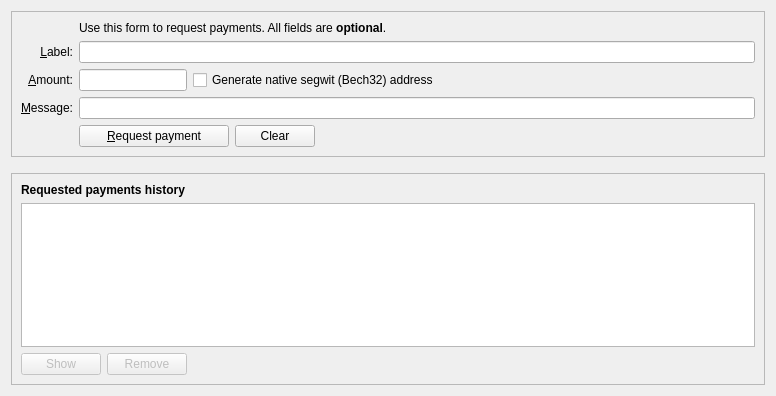
<?xml version="1.0" encoding="UTF-8"?>
<ui version="4.0">
 <class>ReceiveCoinsDialog</class>
 <widget class="QWidget" name="ReceiveCoinsDialog">
  <property name="geometry">
   <rect>
    <x>0</x>
    <y>0</y>
    <width>776</width>
    <height>396</height>
   </rect>
  </property>
  <layout class="QVBoxLayout" name="verticalLayout" stretch="0,0,1">
   <item>
    <widget class="QFrame" name="frame2">
     <property name="sizePolicy">
      <sizepolicy hsizetype="Preferred" vsizetype="Expanding">
       <horstretch>0</horstretch>
       <verstretch>0</verstretch>
      </sizepolicy>
     </property>
     <property name="frameShape">
      <enum>QFrame::StyledPanel</enum>
     </property>
     <property name="frameShadow">
      <enum>QFrame::Sunken</enum>
     </property>
     <layout class="QVBoxLayout" name="verticalLayout_3">
      <item>
       <layout class="QGridLayout" name="gridLayout">
        <item row="5" column="0">
         <widget class="QLabel" name="label">
          <property name="toolTip">
           <string>An optional amount to request. Leave this empty or zero to not request a specific amount.</string>
          </property>
          <property name="text">
           <string>&amp;Amount:</string>
          </property>
          <property name="alignment">
           <set>Qt::AlignRight|Qt::AlignTrailing|Qt::AlignVCenter</set>
          </property>
          <property name="buddy">
           <cstring>reqAmount</cstring>
          </property>
         </widget>
        </item>
        <item row="6" column="0">
         <widget class="QLabel" name="label_3">
          <property name="toolTip">
           <string>An optional message to attach to the payment request, which will be displayed when the request is opened. Note: The message will not be sent with the payment over the Pulsar network.</string>
          </property>
          <property name="text">
           <string>&amp;Message:</string>
          </property>
          <property name="alignment">
           <set>Qt::AlignRight|Qt::AlignTrailing|Qt::AlignVCenter</set>
          </property>
          <property name="buddy">
           <cstring>reqMessage</cstring>
          </property>
         </widget>
        </item>
        <item row="4" column="2">
         <widget class="QLineEdit" name="reqLabel">
          <property name="toolTip">
           <string>An optional label to associate with the new receiving address.</string>
          </property>
         </widget>
        </item>
        <item row="2" column="2">
         <widget class="QLabel" name="label_5">
          <property name="text">
           <string>Use this form to request payments. All fields are &lt;b&gt;optional&lt;/b&gt;.</string>
          </property>
         </widget>
        </item>
        <item row="4" column="0">
         <widget class="QLabel" name="label_2">
          <property name="toolTip">
           <string>An optional label to associate with the new receiving address.</string>
          </property>
          <property name="text">
           <string>&amp;Label:</string>
          </property>
          <property name="alignment">
           <set>Qt::AlignRight|Qt::AlignTrailing|Qt::AlignVCenter</set>
          </property>
          <property name="buddy">
           <cstring>reqLabel</cstring>
          </property>
         </widget>
        </item>
        <item row="6" column="2">
         <widget class="QLineEdit" name="reqMessage">
          <property name="toolTip">
           <string>An optional message to attach to the payment request, which will be displayed when the request is opened. Note: The message will not be sent with the payment over the Pulsar network.</string>
          </property>
         </widget>
        </item>
        <item row="7" column="2">
         <layout class="QHBoxLayout" name="horizontalLayout">
          <item>
           <widget class="QPushButton" name="receiveButton">
            <property name="minimumSize">
             <size>
              <width>150</width>
              <height>0</height>
             </size>
            </property>
            <property name="text">
             <string>&amp;Request payment</string>
            </property>
            <property name="icon">
             <iconset resource="../bitcoin.qrc">
              <normaloff>:/icons/receiving_addresses</normaloff>:/icons/receiving_addresses</iconset>
            </property>
           </widget>
          </item>
          <item>
           <widget class="QPushButton" name="clearButton">
            <property name="sizePolicy">
             <sizepolicy hsizetype="Minimum" vsizetype="Fixed">
              <horstretch>0</horstretch>
              <verstretch>0</verstretch>
             </sizepolicy>
            </property>
            <property name="toolTip">
             <string>Clear all fields of the form.</string>
            </property>
            <property name="text">
             <string>Clear</string>
            </property>
            <property name="icon">
             <iconset resource="../bitcoin.qrc">
              <normaloff>:/icons/remove</normaloff>:/icons/remove</iconset>
            </property>
            <property name="autoDefault">
             <bool>false</bool>
            </property>
           </widget>
          </item>
          <item>
           <spacer name="horizontalSpacer">
            <property name="orientation">
             <enum>Qt::Horizontal</enum>
            </property>
            <property name="sizeHint" stdset="0">
             <size>
              <width>40</width>
              <height>20</height>
             </size>
            </property>
           </spacer>
          </item>
         </layout>
        </item>
        <item row="7" column="0">
         <widget class="QLabel" name="label_7">
          <property name="text">
           <string/>
          </property>
         </widget>
        </item>
        <item row="5" column="2">
         <layout class="QHBoxLayout" name="horizontalLayout_6">
          <item>
           <widget class="BitcoinAmountField" name="reqAmount">
            <property name="sizePolicy">
             <sizepolicy hsizetype="Fixed" vsizetype="Fixed">
              <horstretch>0</horstretch>
              <verstretch>0</verstretch>
             </sizepolicy>
            </property>
            <property name="minimumSize">
             <size>
              <width>80</width>
              <height>0</height>
             </size>
            </property>
            <property name="maximumSize">
             <size>
              <width>1000</width>
              <height>100</height>
             </size>
            </property>
            <property name="toolTip">
             <string>An optional amount to request. Leave this empty or zero to not request a specific amount.</string>
            </property>
           </widget>
          </item>
          <item>
           <widget class="QCheckBox" name="useBech32">
            <property name="sizePolicy">
             <sizepolicy hsizetype="Fixed" vsizetype="Fixed">
              <horstretch>0</horstretch>
              <verstretch>0</verstretch>
             </sizepolicy>
            </property>
            <property name="maximumSize">
             <size>
              <width>1000</width>
              <height>16777215</height>
             </size>
            </property>
            <property name="focusPolicy">
             <enum>Qt::StrongFocus</enum>
            </property>
            <property name="toolTip">
             <string>Native segwit addresses (aka Bech32 or BIP-173) reduce your transaction fees later on and offer better protection against typos, but old wallets don't support them. When unchecked, an address compatible with older wallets will be created instead.</string>
            </property>
            <property name="text">
             <string>Generate native segwit (Bech32) address</string>
            </property>
           </widget>
          </item>
          <item>
           <spacer name="horizontalSpacer_3">
            <property name="orientation">
             <enum>Qt::Horizontal</enum>
            </property>
            <property name="sizeHint" stdset="0">
             <size>
              <width>0</width>
              <height>0</height>
             </size>
            </property>
           </spacer>
          </item>
         </layout>
        </item>
       </layout>
      </item>
     </layout>
    </widget>
   </item>
   <item>
    <spacer name="verticalSpacer_2">
     <property name="orientation">
      <enum>Qt::Vertical</enum>
     </property>
     <property name="sizeHint" stdset="0">
      <size>
       <width>20</width>
       <height>10</height>
      </size>
     </property>
    </spacer>
   </item>
   <item>
    <widget class="QFrame" name="frame">
     <property name="sizePolicy">
      <sizepolicy hsizetype="Preferred" vsizetype="Expanding">
       <horstretch>0</horstretch>
       <verstretch>0</verstretch>
      </sizepolicy>
     </property>
     <property name="frameShape">
      <enum>QFrame::StyledPanel</enum>
     </property>
     <property name="frameShadow">
      <enum>QFrame::Raised</enum>
     </property>
     <layout class="QVBoxLayout" name="verticalLayout_2">
      <item>
       <widget class="QLabel" name="label_6">
        <property name="font">
         <font>
          <weight>75</weight>
          <bold>true</bold>
         </font>
        </property>
        <property name="text">
         <string>Requested payments history</string>
        </property>
       </widget>
      </item>
      <item>
       <widget class="QTableView" name="recentRequestsView">
        <property name="contextMenuPolicy">
         <enum>Qt::CustomContextMenu</enum>
        </property>
        <property name="tabKeyNavigation">
         <bool>false</bool>
        </property>
        <property name="sortingEnabled">
         <bool>true</bool>
        </property>
       </widget>
      </item>
      <item>
       <layout class="QHBoxLayout" name="horizontalLayout_2">
        <item>
         <widget class="QPushButton" name="showRequestButton">
          <property name="enabled">
           <bool>false</bool>
          </property>
          <property name="toolTip">
           <string>Show the selected request (does the same as double clicking an entry)</string>
          </property>
          <property name="text">
           <string>Show</string>
          </property>
          <property name="icon">
           <iconset resource="../bitcoin.qrc">
            <normaloff>:/icons/edit</normaloff>:/icons/edit</iconset>
          </property>
          <property name="autoDefault">
           <bool>false</bool>
          </property>
         </widget>
        </item>
        <item>
         <widget class="QPushButton" name="removeRequestButton">
          <property name="enabled">
           <bool>false</bool>
          </property>
          <property name="toolTip">
           <string>Remove the selected entries from the list</string>
          </property>
          <property name="text">
           <string>Remove</string>
          </property>
          <property name="icon">
           <iconset resource="../bitcoin.qrc">
            <normaloff>:/icons/remove</normaloff>:/icons/remove</iconset>
          </property>
          <property name="autoDefault">
           <bool>false</bool>
          </property>
         </widget>
        </item>
        <item>
         <spacer name="horizontalSpacer_2">
          <property name="orientation">
           <enum>Qt::Horizontal</enum>
          </property>
          <property name="sizeHint" stdset="0">
           <size>
            <width>40</width>
            <height>20</height>
           </size>
          </property>
         </spacer>
        </item>
       </layout>
      </item>
     </layout>
    </widget>
   </item>
  </layout>
 </widget>
 <customwidgets>
  <customwidget>
   <class>BitcoinAmountField</class>
   <extends>QLineEdit</extends>
   <header>qt/bitcoinamountfield.h</header>
   <container>1</container>
  </customwidget>
 </customwidgets>
 <tabstops>
  <tabstop>reqLabel</tabstop>
  <tabstop>reqAmount</tabstop>
  <tabstop>useBech32</tabstop>
  <tabstop>reqMessage</tabstop>
  <tabstop>receiveButton</tabstop>
  <tabstop>clearButton</tabstop>
  <tabstop>recentRequestsView</tabstop>
  <tabstop>showRequestButton</tabstop>
  <tabstop>removeRequestButton</tabstop>
 </tabstops>
 <resources>
  <include location="../bitcoin.qrc"/>
 </resources>
 <connections/>
</ui>
